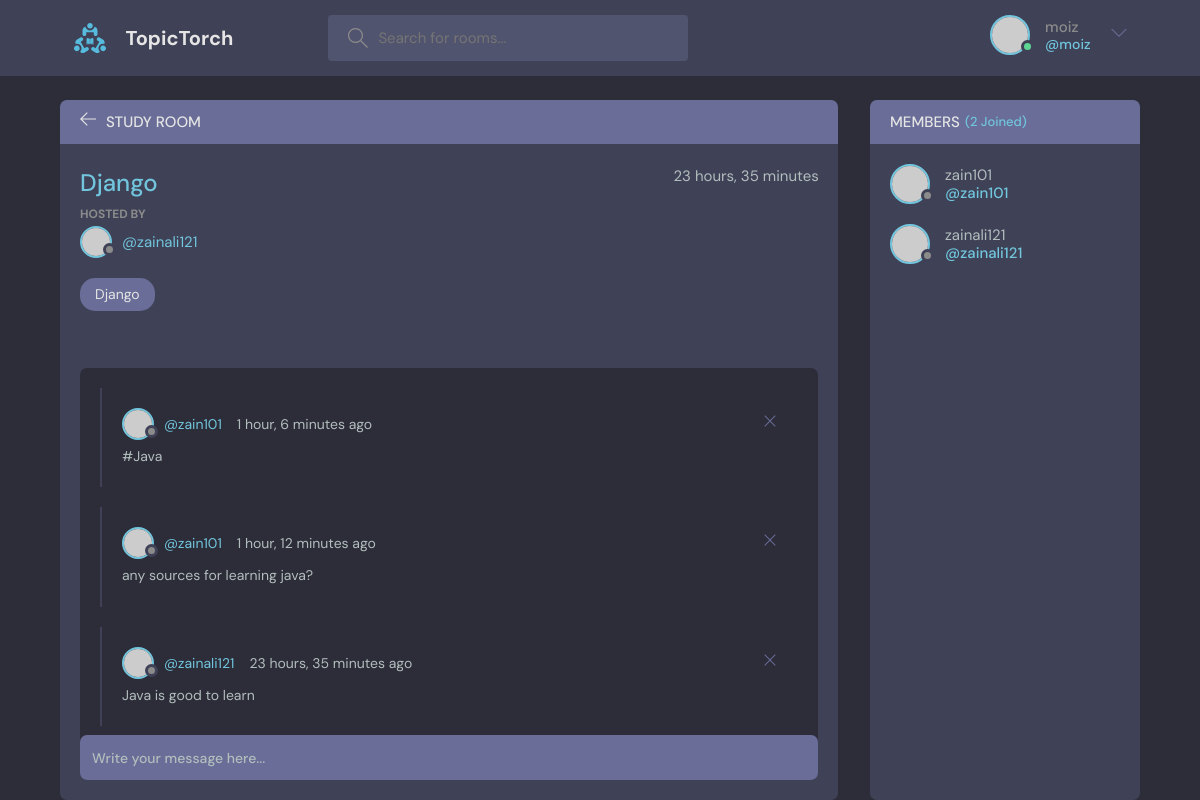
The app's page /room/9/ (signed in) with its own data.
### base/models.py (models this page shows, shortened)
class Room(models.Model):
    host = models.ForeignKey(User, on_delete=models.SET_NULL, null=True)
    members = models.ManyToManyField(User, related_name='members', blank=True)
    topic = models.ForeignKey(Topic, on_delete=models.SET_NULL, null=True)
    name = models.CharField(max_length=200)
    desc = models.TextField(null=True, blank=True)
    updated = models.DateTimeField(auto_now=True)
    created = models.DateTimeField(auto_now_add=True)
    class Meta:      # for maintaining the order
        ordering = ['-updated', '-created']

class Topic(models.Model):
    name = models.CharField(max_length=200)
    def __str__(self):
        return self.name

class Message(models.Model):
    user = models.ForeignKey(User, on_delete=models.CASCADE)
    room = models.ForeignKey(Room, on_delete=models.CASCADE)
    body = models.TextField()
    updated = models.DateTimeField(auto_now=True)
    created = models.DateTimeField(auto_now_add=True)
    class Meta:      # for maintaining the order
        ordering = ['-updated', '-created']

### base/views.py (the view, shortened to what this page needs)
# urls.py: path('room/<str:pk>/', views.room, name='room'),
def room(request, pk):
    room = Room.objects.get(id = pk)
    room_messages = room.message_set.all()
    members = room.members.all()
    context = {'room': room, 'room_messages': room_messages, 'members':members}
    return render(request, 'base/room.html', context)

### base/templates/base/room.html (shortened to what this page needs)
{% extends 'main.html' %}
{% block content %}
<main class="profile-page layout layout--2">
    <div class="container">
      <div class="room">
        <div class="room__top">
          <div class="room__topLeft">
            <a href="{% url 'home' %}">
              <svg version="1.1" xmlns="http://www.w3.org/2000/svg" width="32" height="32" viewBox="0 0 32 32">
                <title>arrow-left</title>
                <path
                  d="M13.723 2.286l-13.723 13.714 13.719 13.714 1.616-1.611-10.96-10.96h27.625v-2.286h-27.625l10.965-10.965-1.616-1.607z"
                ></path>
              </svg>
            </a>
            <h3>Study Room</h3>
          </div>
        </div>
        <div class="room__box scroll">
          <div class="room__header scroll">
            <div class="room__info">
              <h3>{{room.name}}</h3>
              <span>{{room.created|timesince}}</span>
            </div>
            <div class="room__hosted">
              <p>Hosted By</p>
              <a href="{% url 'user-profile' room.host.id %}" class="room__author">
                <div class="avatar avatar--small">
                  <img src="https://randomuser.me/api/portraits/men/37.jpg" />
                </div>
                <span>@{{room.host}}</span>
              </a>
            </div>
            <span class="room__topics">{{room.topic}}</span>
          </div>
          <div class="room__conversation">
            <div class="threads scroll">
                {% for message in room_messages %}
              <div class="thread">
                <div class="thread__top">
                  <div class="thread__author">
                    <a href="{% url 'user-profile' message.user.id  %}" class="thread__authorInfo">
                      <div class="avatar avatar--small">
                        <img src="https://randomuser.me/api/portraits/men/37.jpg" />
                      </div>
                      <span>@{{message.user}}</span>
                    </a>
                    <span class="thread__date">{{message.created|timesince}} ago</span>
                  </div>
                  <div class="thread__delete">
                    <svg version="1.1" xmlns="http://www.w3.org/2000/svg" width="32" height="32" viewBox="0 0 32 32">
                      <title>remove</title>
                      <path
                        d="M27.314 6.019l-1.333-1.333-9.98 9.981-9.981-9.981-1.333 1.333 9.981 9.981-9.981 9.98 1.333 1.333 9.981-9.98 9.98 9.98 1.333-1.333-9.98-9.98 9.98-9.981z"
                      ></path>
                    </svg>
                  </div>
                </div>
                <div class="thread__details">
                  {{message.body}}
                </div>
              </div>
              {% endfor %}
            </div>
          </div>
        </div>
        {% if request.user.is_authenticated %}
        <div class="room__message">
          <form method="post" action="">
            <input name="body" placeholder="Write your message here..." />
        </form>
        </div>
        {% endif %}
      </div>
      <div class="participants">
        <h3 class="participants__top">Members <span>({{room.members.all.count}} Joined)</span></h3>
        <div class="participants__list scroll">
            {% for member in members %}
          <a href="{% url 'user-profile' member.id %}" class="participant">
            <div class="avatar avatar--medium">
              <img src="https://randomuser.me/api/portraits/men/37.jpg" />
            </div>
            <p>
              {{member.username}}
              <span>@{{member.username}}</span>
            </p>
          </a>
          {% endfor %}
        </div>
      </div>
    </div>
  </main>
{% endblock content %}

### templates/navbar.html (shortened to what this page needs)
{% load static %}
<header class="header header--loggedIn">
    <div class="container">
      <a href="{% url 'home' %}" class="header__logo">
        <img src="{% static 'images/logo.svg' %}" />
        <h1>TopicTorch</h1>
      </a>
      <form method="get" action="{% url 'home' %}" class="header__search">
        <label>
          <input name="query" placeholder="Search for rooms..." />
        </label>
      </form>
      <nav class="header__menu">
        {% if request.user.is_authenticated %}
        <div class="header__user">
          <a href="profile.html">
            <div class="avatar avatar--medium active">
              <img src="https://randomuser.me/api/portraits/men/37.jpg" />
            </div>
            <p>{{request.user.username}} <span>@{{request.user.username}}</span></p>
          </a>
          <button class="dropdown-button">
            <svg version="1.1" xmlns="http://www.w3.org/2000/svg" width="32" height="32" viewBox="0 0 32 32">
              <title>chevron-down</title>
              <path d="M16 21l-13-13h-3l16 16 16-16h-3l-13 13z"></path>
            </svg>
          </button>
        </div>
        {% else %}
        <a href="{% url 'login' %}">
          <img src="{% static 'images/avatar.svg' %}" />
          <p>Login</p>
        </a>
        {% endif %}
      </nav>
    </div>
  </header>

### records on screen
Room: name "Django", created "23 hours, 35 minutes", host "zainali121", topic "Django", members.all.count "2"
Message: user "zain101", created "1 hour, 6 minutes", body "#Java"
Message: user "zain101", created "1 hour, 12 minutes", body "any sources for learning java?"
Message: user "zainali121", created "23 hours, 35 minutes", body "Java is good to learn"

### other values on screen
{{ request.user.username }} "moiz"
{{ member.username }} "zain101"
{{ member.username }} "zainali121"
